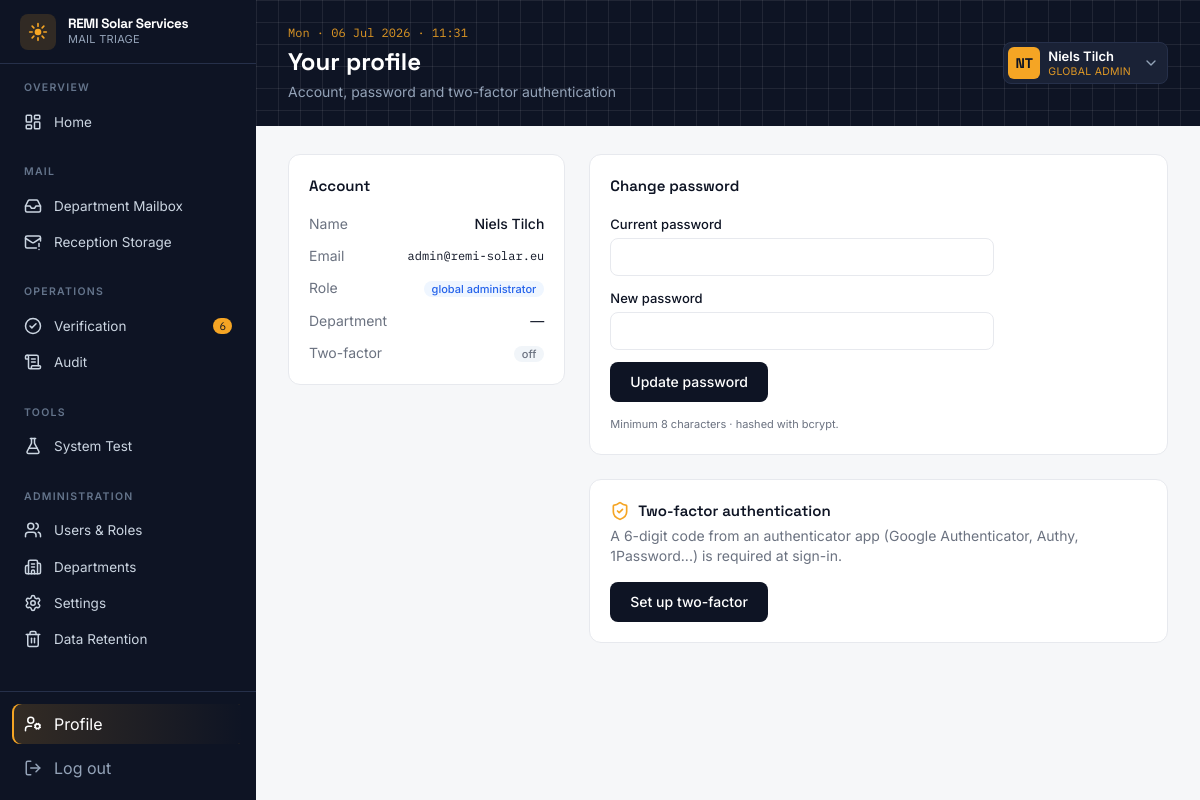
Screenshot of /profile (signed in) with the database file from the repository.
### tables this page shows
CREATE TABLE users (
  id            INTEGER PRIMARY KEY AUTOINCREMENT,
  uuid          TEXT UNIQUE,             -- UUIDv7
  full_name     TEXT NOT NULL,
  email         TEXT NOT NULL UNIQUE,
  password_hash TEXT NOT NULL,            -- bcrypt hash
  role_id       INTEGER NOT NULL REFERENCES roles(id),
  department_id INTEGER REFERENCES departments(id),
  is_active     INTEGER NOT NULL DEFAULT 1,
  mfa_enabled   INTEGER NOT NULL DEFAULT 0,
  mfa_secret    TEXT,                     -- base32 TOTP secret (set when MFA enabled)
  last_login_at TEXT,
  created_at    TEXT NOT NULL DEFAULT (datetime('now'))
);

CREATE TABLE roles (
  id          INTEGER PRIMARY KEY AUTOINCREMENT,
  name        TEXT NOT NULL UNIQUE,
  description TEXT
);

### app.py (the view, shortened to what this page needs)
@app.route("/profile", methods=["GET", "POST"])
@login_required
def profile():
    user = current_user()
    setup_secret = session.get("mfa_setup_secret")
    otp_uri = None
    if setup_secret and not user["mfa_enabled"]:
        otp_uri = pyotp.totp.TOTP(setup_secret).provisioning_uri(
            name=user["email"], issuer_name="REMI Solar Services")
    return render_template("profile.html", setup_secret=setup_secret, otp_uri=otp_uri)

### app.py (called while the page is built)
def db():
    if "db" not in g:
        g.db = sqlite3.connect(DB_PATH)
        g.db.row_factory = sqlite3.Row
        g.db.execute("PRAGMA foreign_keys = ON;")
    return g.db

def current_user():
    uid = session.get("user_id")
    if not uid:
        return None
    return db().execute(
        """SELECT u.*, r.name AS role_name, d.name AS dept_name
           FROM users u JOIN roles r ON u.role_id = r.id
           LEFT JOIN departments d ON u.department_id = d.id
           WHERE u.id = ?""", (uid,)
    ).fetchone()

def login_required(view):
    @functools.wraps(view)
    def wrapped(*a, **kw):
        if not session.get("user_id"):
            return redirect(url_for("login"))
        return view(*a, **kw)
    return wrapped

@app.context_processor
def inject_nav():
    user = current_user()
    if not user:
        return {"user": None, "nav": [], "active": request.endpoint}
    role = user["role_name"]
    visible = []
    for section, items in NAV:
        allowed = [(k, label, icon) for k, label, icon, roles in items if role in roles]
        if allowed:
            visible.append((section, allowed))
    pending = db().execute("SELECT COUNT(*) c FROM review_tasks WHERE status='pending'").fetchone()["c"]
    now = dt.datetime.now().strftime("%a · %d %b %Y · %H:%M")
    return {"user": user, "nav": visible, "active": request.endpoint,
            "pending_reviews": pending, "now": now}

### templates/profile.html (shortened to what this page needs)
{% extends "base.html" %}
{% block heading %}Your profile{% endblock %}
{% block subheading %}Account, password and two-factor authentication{% endblock %}
{% block content %}
<div class="grid grid-cols-1 lg:grid-cols-3 gap-6 max-w-5xl">
  <section class="bg-card border border-line rounded-xl p-5 h-fit">
    <h2 class="font-display font-semibold text-[15px] mb-4">Account</h2>
    <dl class="space-y-3 text-sm">
      <div class="flex justify-between"><dt class="text-muted">Name</dt><dd class="font-medium">{{ user.full_name }}</dd></div>
      <div class="flex justify-between"><dt class="text-muted">Email</dt><dd class="font-mono text-[12px]">{{ user.email }}</dd></div>
      <div class="flex justify-between"><dt class="text-muted">Role</dt><dd><span class="badge bg-blue-50 text-panel">{{ user.role_name.replace('_',' ') }}</span></dd></div>
      <div class="flex justify-between"><dt class="text-muted">Department</dt><dd>{{ user.dept_name or '—' }}</dd></div>
      <div class="flex justify-between items-center"><dt class="text-muted">Two-factor</dt>
        <dd>{% if user.mfa_enabled %}<span class="badge bg-green-50 text-ok">on</span>{% else %}<span class="badge bg-slate-100 text-muted">off</span>{% endif %}</dd></div>
    </dl>
  </section>
  <div class="lg:col-span-2 space-y-6">
    <section class="bg-card border border-line rounded-xl p-5">
      <h2 class="font-display font-semibold text-[15px] mb-4">Change password</h2>
      <form method="post" class="space-y-3 text-sm max-w-sm">
        <div><label class="block text-[13px] font-medium mb-1">Current password</label>
          <input name="current" type="password" required class="w-full border border-line rounded-lg px-3 py-2 focus:outline-none focus:ring-2 focus:ring-sun/40"></div>
        <div><label class="block text-[13px] font-medium mb-1">New password</label>
          <input name="new" type="password" required minlength="8" class="w-full border border-line rounded-lg px-3 py-2 focus:outline-none focus:ring-2 focus:ring-sun/40"></div>
        <button class="bg-ink text-white font-medium rounded-lg px-5 py-2.5 hover:bg-inksoft transition">Update password</button>
        <p class="text-[11px] text-muted">Minimum 8 characters · hashed with bcrypt.</p>
      </form>
    </section>
    <section class="bg-card border border-line rounded-xl p-5">
      <div class="flex items-center gap-2 mb-1">
        <i data-lucide="shield-check" class="w-5 h-5 text-sun"></i>
        <h2 class="font-display font-semibold text-[15px]">Two-factor authentication</h2>
      </div>
      <p class="text-sm text-muted mb-4">A 6-digit code from an authenticator app (Google Authenticator, Authy, 1Password...) is required at sign-in.</p>
      {% if user.mfa_enabled %}
        <div class="flex items-center gap-2 text-sm mb-4"><span class="w-2 h-2 rounded-full bg-ok"></span> Two-factor is <strong>on</strong> for your account.</div>
        <form method="post" action="{{ url_for('mfa_disable') }}" class="flex items-end gap-3">
          <div><label class="block text-[13px] font-medium mb-1">Enter a current code to turn off</label>
            <input name="code" inputmode="numeric" pattern="[0-9 ]*" maxlength="7" required
                   class="w-40 border border-line rounded-lg px-3 py-2 font-mono tracking-widest text-center focus:outline-none focus:ring-2 focus:ring-sun/40" placeholder="000000"></div>
          <button class="bg-red-50 text-danger font-medium rounded-lg px-4 py-2 text-sm hover:bg-red-100">Turn off</button>
        </form>
      {% else %}
        <form method="post" action="{{ url_for('mfa_init') }}">
          <button class="bg-ink text-white font-medium rounded-lg px-5 py-2.5 text-sm hover:bg-inksoft transition">Set up two-factor</button>
        </form>
      {% endif %}
    </section>
  </div>
</div>
{% endblock %}

### templates/base.html (shortened to what this page needs)
<!DOCTYPE html>
<html lang="en">
<head>
<script src="https://cdn.tailwindcss.com"></script>
</head>
<body class="font-sans text-ink bg-surface">
<div class="flex min-h-screen">
  <aside class="w-64 shrink-0 bg-ink text-slate-300 flex flex-col fixed h-screen z-10">
    <div class="px-5 h-16 flex items-center gap-3 border-b border-inkline">
      <div class="w-9 h-9 rounded-lg bg-sun/15 grid place-items-center">
        <svg viewBox="0 0 24 24" class="w-5 h-5 text-sun" fill="none" stroke="currentColor" stroke-width="2" stroke-linecap="round">
          <circle cx="12" cy="12" r="4" fill="currentColor" stroke="none"/>
          <path d="M12 2v3M12 19v3M2 12h3M19 12h3M5 5l2 2M17 17l2 2M19 5l-2 2M7 17l-2 2"/>
        </svg>
      </div>
      <div class="leading-tight min-w-0">
        <div class="font-display font-bold text-white text-[13.5px] whitespace-nowrap tracking-tight">REMI Solar Services</div>
        <div class="text-[11px] tracking-wide text-slate-400 uppercase">Mail Triage</div>
      </div>
    </div>
    <nav class="flex-1 overflow-y-auto py-4 px-3 space-y-6 text-[13.5px]">
      {% for section, items in nav %}
      <div>
        <p class="px-3 mb-2 text-[10.5px] font-semibold tracking-[.12em] text-slate-500 uppercase">{{ section }}</p>
        {% for key, label, icon in items %}
        <a href="{{ url_for(key) }}"
           class="nav-item flex items-center gap-3 px-3 py-2 rounded-lg {{ 'nav-active' if active==key }}">
          <i data-lucide="{{ icon }}" class="w-[18px] h-[18px]"></i>{{ label }}
          {% if key=='verification' and pending_reviews %}
          <span class="ml-auto text-[11px] font-mono bg-sun text-ink rounded-full px-1.5">{{ pending_reviews }}</span>
          {% endif %}
        </a>
        {% endfor %}
      </div>
      {% endfor %}
    </nav>
    <div class="px-3 py-3 border-t border-inkline space-y-1">
      <a href="{{ url_for('profile') }}" class="nav-item flex items-center gap-3 px-3 py-2 rounded-lg {{ 'nav-active' if active=='profile' }}">
        <i data-lucide="user-cog" class="w-[18px] h-[18px]"></i>Profile</a>
      <a href="{{ url_for('logout') }}" class="nav-item flex items-center gap-3 px-3 py-2 rounded-lg text-slate-400">
        <i data-lucide="log-out" class="w-[18px] h-[18px]"></i>Log out</a>
    </div>
  </aside>
  <main class="flex-1 ml-64 min-w-0">
    <header class="bg-ink text-white">
      <div class="grid-tex">
        <div class="px-8 py-6 flex items-center justify-between">
          <div>
            <p class="text-[12px] font-mono text-sun/90 mb-1">{{ now }}</p>
            <h1 class="font-display text-2xl font-bold">{% block heading %}{% endblock %}</h1>
            <p class="text-slate-400 text-sm mt-1">{% block subheading %}{% endblock %}</p>
          </div>
          <div class="relative" x-dropdown>
            <button type="button" onclick="this.nextElementSibling.classList.toggle('hidden')"
              class="flex items-center gap-2 bg-inksoft border border-inkline rounded-lg pl-1 pr-2 py-1 hover:border-sun/50 transition">
              <div class="w-8 h-8 rounded-md bg-sun text-ink grid place-items-center font-display font-bold text-sm">
                {{ user.full_name.split()|map('first')|join|upper }}</div>
              <div class="leading-tight text-left">
                <div class="text-[13px] font-semibold">{{ user.full_name }}</div>
                <div class="text-[10.5px] text-sun/90 uppercase tracking-wide">{{ user.role_name.replace('_',' ').replace(' administrator',' admin') }}</div>
              </div>
              <i data-lucide="chevron-down" class="w-4 h-4 text-slate-400 ml-1"></i>
            </button>
          </div>
        </div>
      </div>
    </header>
    <div class="px-8 py-7 space-y-6">
      {% block content %}{% endblock %}
    </div>
  </main>
</div>
</body>
</html>

### templates/base.html (style rules this page uses)
.nav-item { transition:all .15s ease }
.nav-active { background:linear-gradient(90deg,rgba(245,165,36,.16),transparent);box-shadow:inset 2px 0 0 #F5A524;color:#fff }
.grid-tex { background-image:linear-gradient(#ffffff14 1px,transparent 1px),linear-gradient(90deg,#ffffff14 1px,transparent 1px);background-size:22px 22px }
.badge { font-size:11px;font-weight:500;padding:1px 8px;border-radius:9999px }

### rows the page displays
users: full_name "Niels Tilch", email "admin@remi-solar.eu"
roles: role_name.replace "GLOBAL ADMIN", role_name.replace "global administrator"

### other values shown
{{ section }} "OVERVIEW" "MAIL" "OPERATIONS" "TOOLS" "ADMINISTRATION"
{{ label }} "Home" "Department Mailbox" "Reception Storage" "Verification" "Audit" "System Test" "Users & Roles" "Departments" "Settings" "Data Retention"
{{ pending_reviews }} "6"
{{ user.full_name.split()|map('first')|join|upper }} "NT"
{{ user.dept_name or '—' }} "—"
